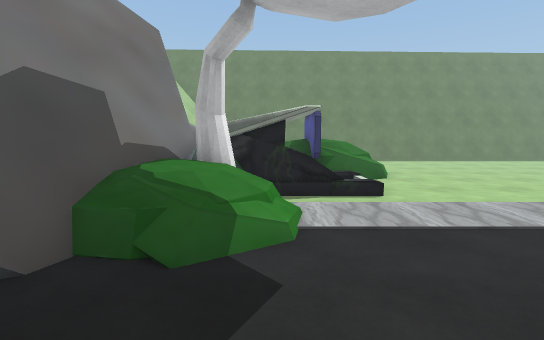
view 1 (above)

24 first-person views from a walk through a Unity game level. The camera is 1.4 m above the floor, tilts 6° down and sees 85° across. The floor is counted in squares, 0.9 m on a side. Each view is taken from the middle of a square. On the plan, view 1 faces up. The plan holds only what a view shows up to about 15 squares ahead; the rest is blank. The place goes on beyond the plan. The player is left out.

view 2
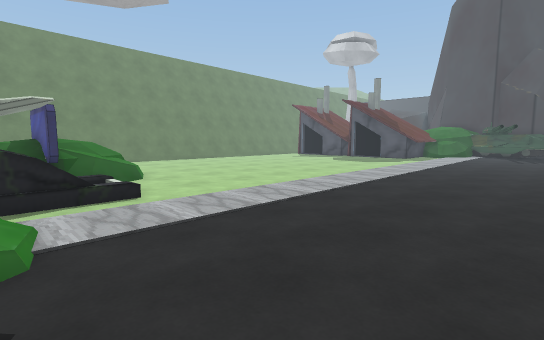

view 3
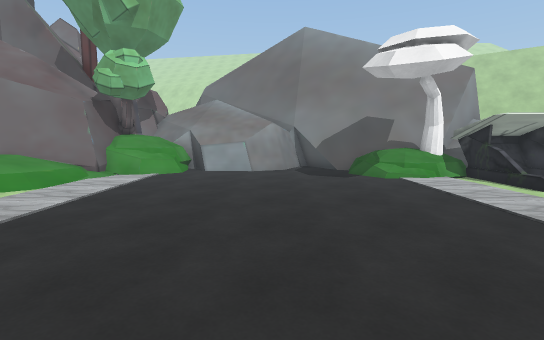

view 4
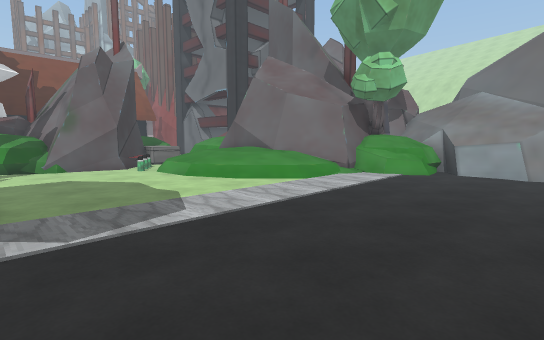

view 5
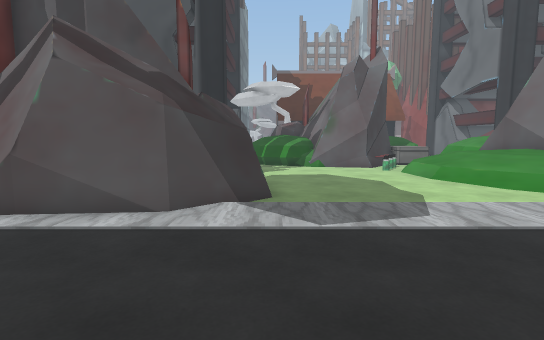

view 6
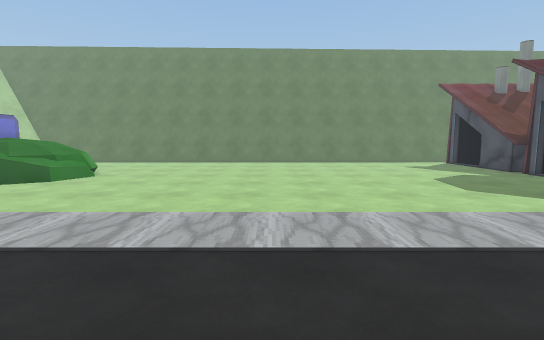

view 7
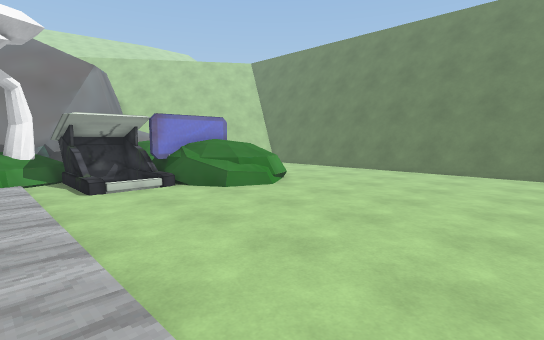

view 8
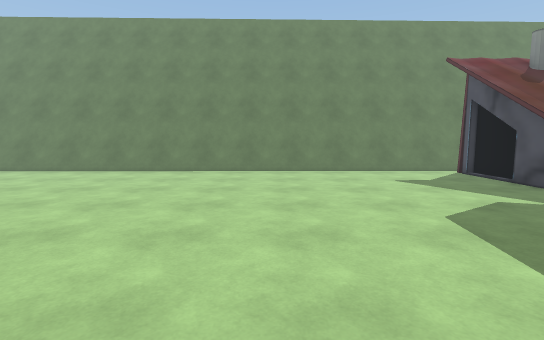

view 9
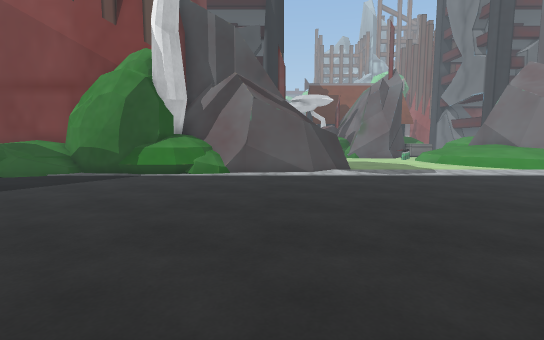

view 10
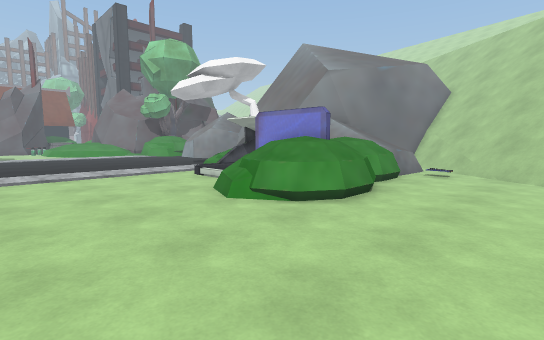

view 11
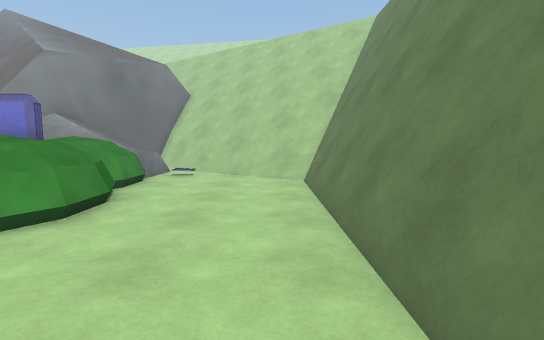

view 12
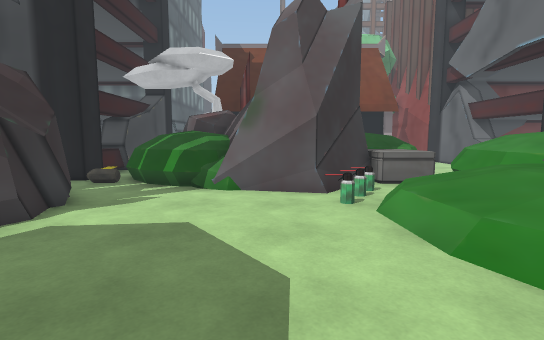

view 13
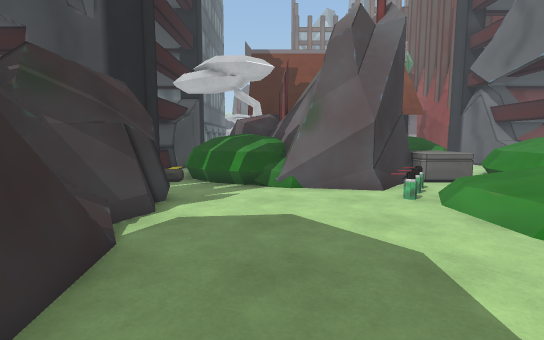

view 14
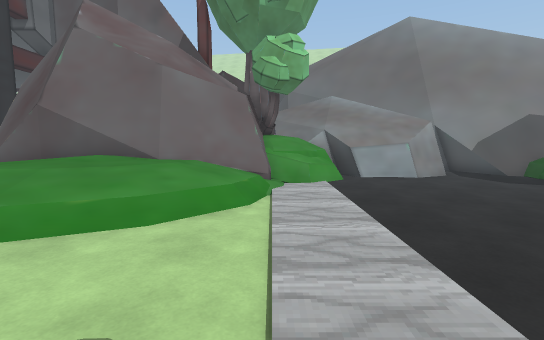

view 15
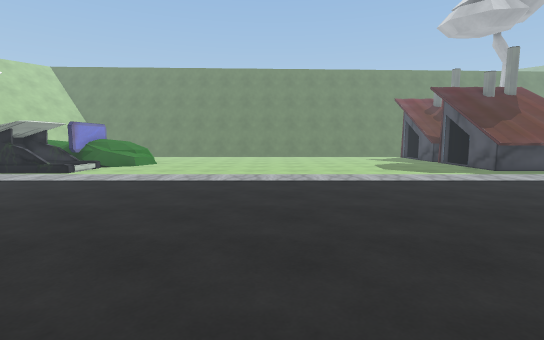

view 16
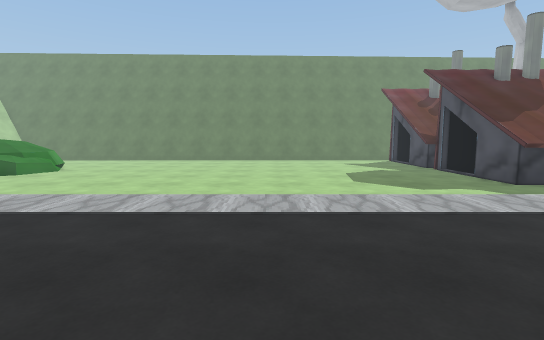

view 17
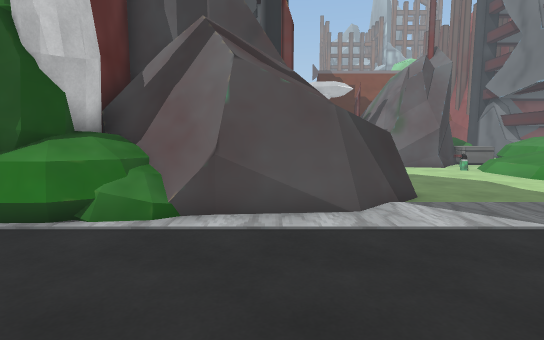

view 18
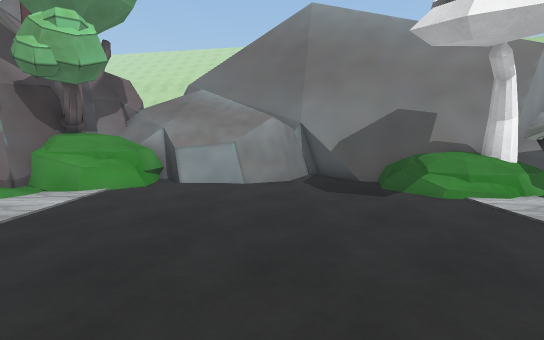

view 19
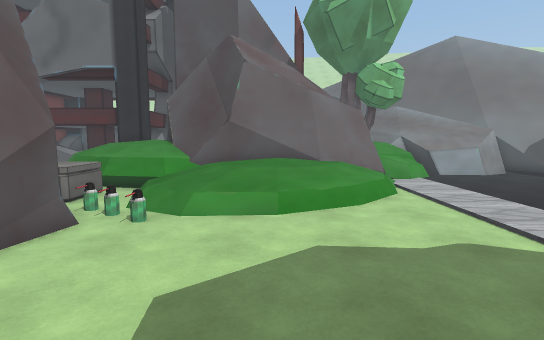

view 20
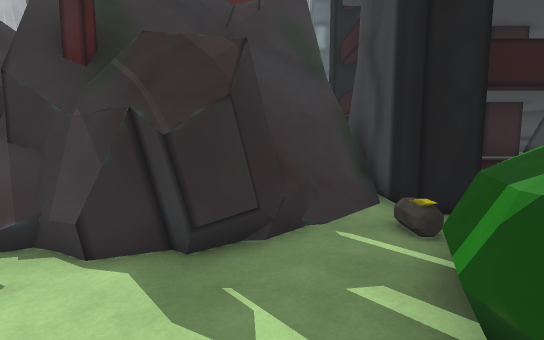

view 21
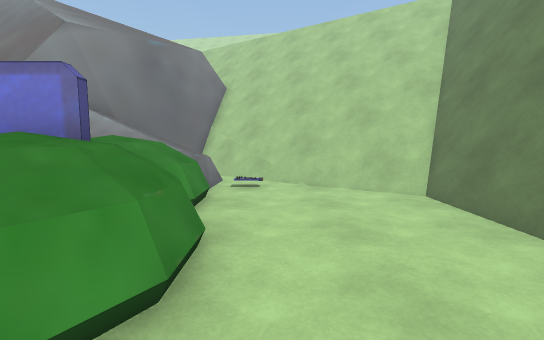

view 22
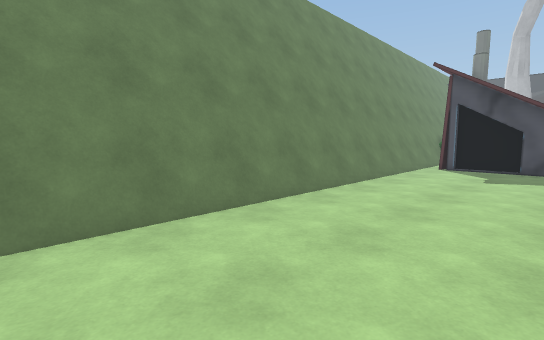

view 23
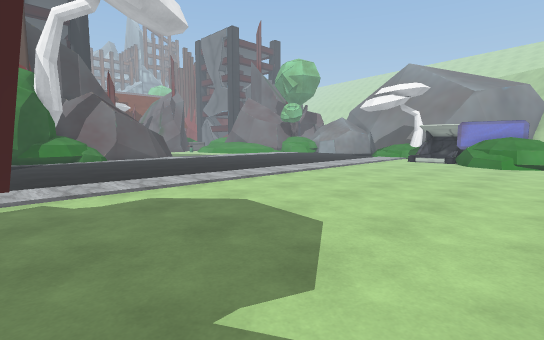

view 24
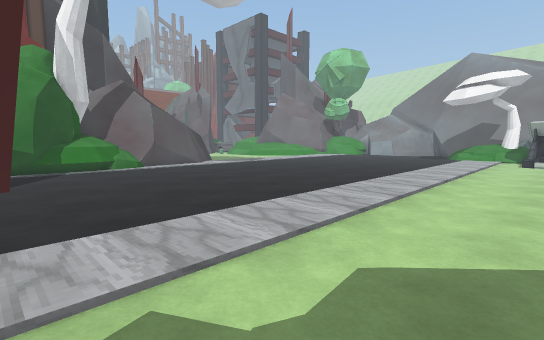

### Floor plan
Key: @ floor where view 1 was taken; # wall or solid block; x gap in a wall; . main floor; : floor 4.5 m higher than the main floor; + floor 5 m higher than the main floor; * floor 5.25 m higher than the main floor; % floor 5.5 m higher than the main floor; & floor 5.75 m higher than the main floor; / step, stairs or slope; = window, fence, low wall or low ledge; ^ raised ledge; v drop or lower ground; S sign; T tree; C chest; O other object.
Columns run from 7 left of view 1 to 24 right of it. Each row starts with its distance up from view 1.
 23 //=###
 22 ////############################
 21 //////..........................
 20 /////...........................
 19 ////............................
 18 ////............................
 17 //#.............................
 16  =......=^^=....................
 15 =#x^=^^^^^^^=..................O
 14 == ^^^^^^^^^=...................
 13 ## ^^^^ ^^^^=...................
 12 vv ^^^ ###^=....................
 11  +v^^^##OS=.....................
 10  %+:^ #OO /.....................
  9  %*vv##OO /....................O
  8  &vv##TOO//.....................
  7  vvv#OTO........................
  6 vvv #OOO........................
  5 vv ##OOO........................
  4 v  ##OO.........................
  3    #=...........................
  2   ##............................
  1   ##=...........................
  0    ##..@........................
 -1     ##..........................
 -2     ^#..........................
 -3     ^...........................
 -4    ##=..........................
 -5    OOOO....................OOO##
 -6     OOO..............=###=OOOO #
 -7 #^ TTOO##...........#######TO
 -8 ##  ####^^.........###   ##OOT
 -9        ##^^........=#        T
-10         #^^^.......=####
-11         #^^^^.......=##
-12         #^^^^......./##
-13         ^^^^^.......=##
-14         ^^^^^.......###
-15         #^^^^O......##
-16        #^=^^^O......#####
-17       ^^^^^^O####==...==##
-18      ^^^^#CC##  #^^==...=##
-19       ^^= CC#   #^^^=^#######
-20       ^^^ CC    #^^^^^#

Positions as (right, up) in squares from view 1, and headings:
1: (0, 0), facing up
2: (0, 0), facing up-right
3: (12, 0), facing left
4: (12, 0), facing down-left
5: (12, 0), facing down
6: (13, 1), facing up
7: (13, 6), facing up-left
8: (16, 7), facing up
9: (16, 7), facing down
10: (10, 20), facing down-left
11: (9, 20), facing left
12: (8, -8), facing down
13: (10, -7), facing down
14: (10, -7), facing left
15: (13, -6), facing up
16: (16, -1), facing up
17: (16, 0), facing down
18: (8, 0), facing left
19: (13, -12), facing left
20: (9, -16), facing right
21: (6, 17), facing left
22: (8, 16), facing up-right
23: (24, 16), facing down-left
24: (24, 10), facing down-left
